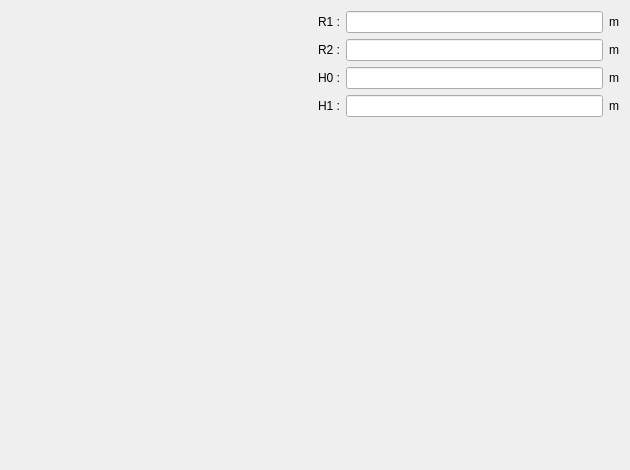
<?xml version="1.0" encoding="UTF-8"?>
<ui version="4.0">
 <class>PWSlot12</class>
 <widget class="QWidget" name="PWSlot12">
  <property name="geometry">
   <rect>
    <x>0</x>
    <y>0</y>
    <width>630</width>
    <height>470</height>
   </rect>
  </property>
  <property name="minimumSize">
   <size>
    <width>630</width>
    <height>470</height>
   </size>
  </property>
  <property name="maximumSize">
   <size>
    <width>16777215</width>
    <height>16777215</height>
   </size>
  </property>
  <property name="windowTitle">
   <string>Form</string>
  </property>
  <layout class="QHBoxLayout" name="horizontalLayout">
   <item>
    <layout class="QVBoxLayout" name="verticalLayout_2">
     <item>
      <widget class="QLabel" name="img_slot">
       <property name="sizePolicy">
        <sizepolicy hsizetype="Expanding" vsizetype="Expanding">
         <horstretch>0</horstretch>
         <verstretch>0</verstretch>
        </sizepolicy>
       </property>
       <property name="maximumSize">
        <size>
         <width>16777215</width>
         <height>16777215</height>
        </size>
       </property>
       <property name="text">
        <string/>
       </property>
       <property name="pixmap">
        <pixmap resource="../../../../Resources/pyleecan.qrc">:/images/images/MachineSetup/WSlot/Slot 12.PNG</pixmap>
       </property>
       <property name="scaledContents">
        <bool>true</bool>
       </property>
      </widget>
     </item>
    </layout>
   </item>
   <item>
    <layout class="QVBoxLayout" name="verticalLayout">
     <item>
      <layout class="QGridLayout" name="gridLayout">
       <item row="0" column="0">
        <widget class="QLabel" name="in_R1">
         <property name="text">
          <string>R1 :</string>
         </property>
        </widget>
       </item>
       <item row="0" column="1">
        <widget class="FloatEdit" name="lf_R1"/>
       </item>
       <item row="0" column="2">
        <widget class="QLabel" name="unit_R1">
         <property name="text">
          <string>m</string>
         </property>
        </widget>
       </item>
       <item row="1" column="0">
        <widget class="QLabel" name="in_R2">
         <property name="text">
          <string>R2 :</string>
         </property>
        </widget>
       </item>
       <item row="1" column="1">
        <widget class="FloatEdit" name="lf_R2"/>
       </item>
       <item row="1" column="2">
        <widget class="QLabel" name="unit_R2">
         <property name="text">
          <string>m</string>
         </property>
        </widget>
       </item>
       <item row="2" column="0">
        <widget class="QLabel" name="in_H0">
         <property name="text">
          <string>H0 :</string>
         </property>
        </widget>
       </item>
       <item row="2" column="1">
        <widget class="FloatEdit" name="lf_H0"/>
       </item>
       <item row="2" column="2">
        <widget class="QLabel" name="unit_H0">
         <property name="text">
          <string>m</string>
         </property>
        </widget>
       </item>
       <item row="3" column="0">
        <widget class="QLabel" name="in_H1">
         <property name="text">
          <string>H1 :</string>
         </property>
        </widget>
       </item>
       <item row="3" column="1">
        <widget class="FloatEdit" name="lf_H1"/>
       </item>
       <item row="3" column="2">
        <widget class="QLabel" name="unit_H1">
         <property name="text">
          <string>m</string>
         </property>
        </widget>
       </item>
      </layout>
     </item>
     <item>
      <widget class="WWSlotOut" name="w_out" native="true"/>
     </item>
    </layout>
   </item>
  </layout>
 </widget>
 <customwidgets>
  <customwidget>
   <class>FloatEdit</class>
   <extends>QLineEdit</extends>
   <header>......GUI/Tools/FloatEdit.h</header>
  </customwidget>
  <customwidget>
   <class>WWSlotOut</class>
   <extends>QWidget</extends>
   <header>......GUI.Dialog.DMachineSetup.SWSlot.WWSlotOut.WWSlotOut.h</header>
   <container>1</container>
  </customwidget>
 </customwidgets>
 <tabstops>
  <tabstop>lf_R1</tabstop>
  <tabstop>lf_R2</tabstop>
  <tabstop>lf_H0</tabstop>
  <tabstop>lf_H1</tabstop>
 </tabstops>
 <resources>
  <include location="../../../../Resources/pyleecan.qrc"/>
  <include location="../../../../Resources/pyleecan.qrc"/>
 </resources>
 <connections/>
</ui>
